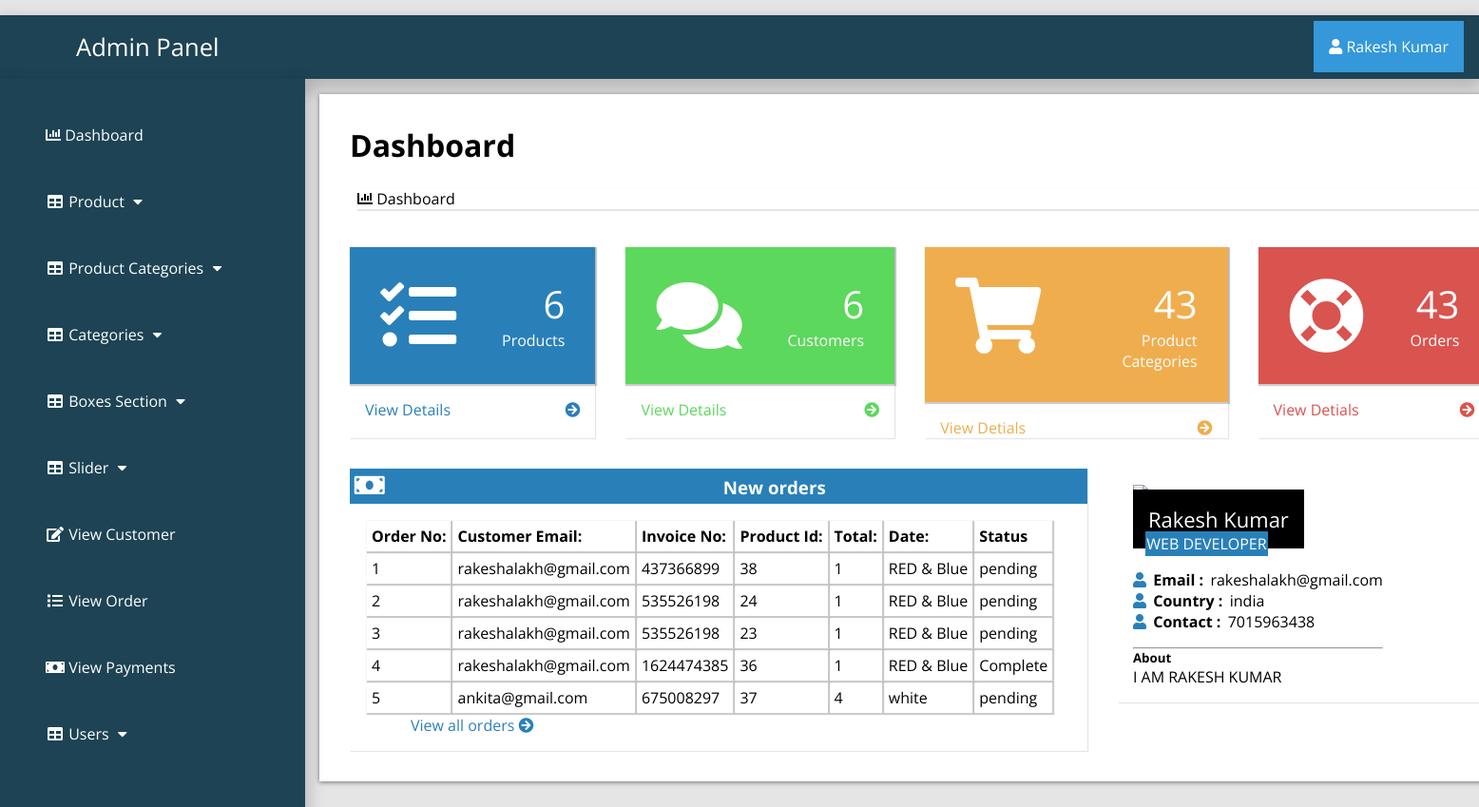
The page /admin_area/index.php?dashboard (signed in) on the database its author committed.
### tables this page shows
CREATE TABLE `customer_order` (
  `order_id` int(10) NOT NULL,
  `customer_id` int(10) NOT NULL,
  `product_id` int(100) NOT NULL,
  `due_amount` int(100) NOT NULL,
  `invoice_no` int(100) NOT NULL,
  `qty` int(10) NOT NULL,
  `size` text NOT NULL,
  `order_date` timestamp NOT NULL DEFAULT current_timestamp() ON UPDATE current_timestamp(),
  `order_status` text NOT NULL
);

CREATE TABLE `customers` (
  `customer_id` int(100) NOT NULL,
  `customer_name` varchar(255) NOT NULL,
  `customer_email` varchar(255) NOT NULL,
  `customer_pass` varchar(255) NOT NULL,
  `customer_country` text NOT NULL,
  `customer_city` text NOT NULL,
  `customer_contact` varchar(255) NOT NULL,
  `customer_address` text NOT NULL,
  `customer_image` text NOT NULL,
  `customer_ip` varchar(255) NOT NULL
);

### admin_area/dashboard.php (the view, shortened to what this page needs)
<?php
if (!isset($_SESSION['admin_email'])){
  echo "<script>window.open('login.php','_self')</script>";
  }else{
?>
<div class="row">
<div class="col-lg-12">
	<h1 class="page-header">Dashboard</h1>
	<ol class="breadcrumb">
		<li class="active"><i class="fa fa-bar-chart"></i> Dashboard </li>
	</ol>
  </div>
 <div class="row1">
 	<div class="col-lg-3 col-md-6">
 		<div class="panel panel-primary">
 			<div class="panel-heading">
 				<div class="row2">
 					<div class="col-xs-3">
 						<i class="fa fa-tasks fa-5x"></i>
 					</div>
 					<div class="col-xs-9 text-right">
 						<div class="huge"> <?php echo $count_pro ?> </div>
 						<div>Products</div>
 					</div>
 				</div>
 			</div>
 			<a href="index.php?view_product">
 				<div class="panel-footer">
 					<span class="pull-left"> View Details </span>
 					<span class="pull-right"> <i class="fa fa-arrow-circle-right"> </i></span>
 				</div>
 			</a>
 		</div>
 	</div>
 	<div class="col-lg-3 col-md-6">
 		<div class="panel panel-green">
 			<div class="panel-heading">
 				<div class="row2">
 					<div class="col-xs-3">
 						<i class="fa fa-comments fa-5x"></i>
 					</div>
 					<div class="col-xs-9 text-right">
 						<div class="huge"> <?php echo $count_cust ?> </div>
 						<div>Customers </div>
 					</div>
 				</div>
 			</div>
 			<a href="index.php?view_customer">
 				<div class="panel-footer">
 					<span class="pull-left"> View Details </span>
 					<span class="pull-right"> <i class="fa fa-arrow-circle-right"></i> </span>
 				</div>
 			</a>
 		</div>
 	</div>
 	<div class="col-lg-3 col-md-6">
 		<div class="panel panel-yellow">
 			<div class="panel-heading">
 				<div class="row2">
 					<div class="col-xs-3"> <i class="fa fa-shopping-cart fa-5x"></i>
 					</div>
 					<div class="col-xs-9 text-right">
 						<div class="huge"> <?php echo $count_p_cat ?> </div>
 						<div>Product Categories</div>
 					</div>
 				</div>
 			</div>
 			<a href="index.php?view_product_cat">
 				<div class="panel-footer">
 					<span class="pull-left"> View Detials </span>
 					<span class="pull-right"> <i class="fa fa-arrow-circle-right"></i> </span>
 				</div>
 			</a>
 		</div>
 	</div>
 	<div class="col-lg-3 col-md-6">
 		<div class="panel panel-red">
 			<div class="panel-heading">
 				<div class="row2">
 					<div class="col-xs-3"><i class="fa fa-support fa-5x"></i>
 			</div>
 			<div class="col-xs-9 text-right">
 				<div class="huge"> <?php echo $count_order ?> </div>
 				<div> Orders </div>
 			</div>
 		</div>
 	</div>
 	<a href="index.php?view_order">
 		<div class="panel-footer">
 					<span class="pull-left"> View Detials </span>
 					<span class="pull-right"> <i class="fa fa-arrow-circle-right"> </i> </span>
 				</div>
 	</a>
 </div>
</div>
</div>
<div class="row1">
	<div class="col-lg-8">
		<div class="panel panel-primary">
			<div class="panel-heading">
				<h3 class="panel-title">
					<i class="fa fa-money fa-fw"></i> New orders
				</h3>
			</div>
			<div class="panel-body">
				<div class="table-responsive">
					<table class="table table-bordered table-hover table-striped">
						<thead>
							<tr>
								<th>Order No:</th>
								<th>Customer Email:</th>
								<th>Invoice No:</th>
								<th>Product Id:</th>
								<th>Total:</th>
								<th>Date:</th>
								<th>Status</th>
							</tr>
						</thead>
						<tbody>
							<?php
                              $i=0;
                              $get_order="select * from customer_order order by 1 DESC LIMIT 0,5";
                              $run_order=mysqli_query($con,$get_order);
                              while ($row_order=mysqli_fetch_array($run_order)) {
                              	  $customer_id=$row_order['customer_id'];
                              	  $product_id=$row_order['product_id'];
                              	  $invoice_no=$row_order['invoice_no'];
                              	  $qty=$row_order['qty'];
                              	  $size=$row_order['size'];
                              	  $status=$row_order['order_status'];
                                $i++;
							  ?>
							<tr>
								<td><?php echo $i ?></td>
								<td>
									<?php
								$get_cust="select * from customers where customer_id='$customer_id'";
								$run_cust=mysqli_query($con,$get_cust);
								$row_customer=mysqli_fetch_array($run_cust);
								$customer_email=$row_customer['customer_email'];
								echo $customer_email;
								?>
								</td>
								<td><?php echo $invoice_no; ?></td>
								<td><?php echo $product_id; ?></td>
								<td><?php echo $qty; ?></td>
								<td><?php echo $size; ?></td>
								<td><?php echo $status ?></td>
							</tr>
						     <?php } ?>
						</tbody>
					</table>
				</div>
				<div class="text-right">
					<a href="index.php?view_order"> View all orders
						<i class="fa fa-arrow-circle-right"></i>
						 </a>
				</div>
			</div>
		</div>
	</div>
	<div class="col-md-4">
		<div class="panel">
			<div class="panel-body">
				<div class="thumb-info mb-md">
					<div class="thumb-info-title">
						<span class="thumb-info-inner"><?php echo $admin_name; ?></span><br>
						<span class="thumb-info-type"><?php echo $admin_job ?></span>
					</div>
				</div>
				<div class="mb-md">
					<div class="widget-content-expanded">
						<i class="fa fa-user"></i> <span>Email : </span> <?php echo $admin_email ?> <br>
						<i class="fa fa-user"></i> <span>Country : </span> <?php echo $admin_country ?> <br>
						<i class="fa fa-user"></i> <span>Contact : </span> <?php echo $admin_contact?> <br>
					</div>
				<hr class="dotted short">
				<h5 class="text-muted">About</h5>
				<p><?php echo $admin_about ?></p>
			</div>
		</div>
	</div>
</div>
</div>
</div>
<?php } ?>

### admin_area/includes/sidebar.php (shortened to what this page needs)
<?php
if (!isset($_SESSION['admin_email'])){
  echo "<script>window.open('login.php','_self')</script>";
  }else{
?>
<nav class="navbar navbar-inverse navbar-fixed-top" >
	<div class="navbar-header">
		<a href="index.php?dashboard" class="navbar-brand"><span>Admin Panel</span></a>
	</div>
		<div class="dropdown">
		 <button onclick="myFunction()" class="dropbtn"><i class="fa fa-user"></i> <?php echo $admin_name; ?></a></button>
		</div>
	<div class="collapse navbar-collapse navbar-ex1-collapse">
	<ul class="nav navbar-nav side-nav">
  <li>
    <a href="index.php?dashboard"><i class="fa fa-bar-chart"></i> Dashboard</a>
  </li>
  <li class="button-dropdown" id="#products">
    <a href="#" class="dropdown-toggle" data-toggle="collapse" data-target="#products"><i class="fa fa-fw fa-table"></i> Product <i class="fa fa-fw fa-caret-down"></i></a>
  </li>
  <li class="button-dropdown" id="#products_cat">
    <a href="#" class="dropdown-toggle" data-toggle="collapse" data-target="#products_cat"><i class="fa fa-fw fa-table"></i> Product Categories <i class="fa fa-fw fa-caret-down"></i></a>
  </li>
  <li class="button-dropdown" id="#category">
    <a href="#" class="dropdown-toggle" data-toggle="collapse" data-target="#category"><i class="fa fa-fw fa-table"></i> Categories <i class="fa fa-fw fa-caret-down"></i></a>
  </li>
<li class="button-dropdown" >
  <a href="#" class="dropdown-toggle" data-toggle="collapse" data-target="#boxes">
    <i class="fa fa-fw fa-table"></i> Boxes Section <i class="fa fa-fw fa-caret-down"></i>
  </a>
</li>
  <li class="button-dropdown">
    <a href="#" class="dropdown-toggle" data-toggle="collapse" data-target="#slider"><i class="fa fa-fw fa-table"></i>  Slider <i class="fa fa-fw fa-caret-down"></i></a>
  </li>
  <li>
  	<a href="index.php?view_customer">
  		<i class="fa fa-fw fa-edit"></i> View Customer
  	</a>
  </li>
  <li>
  	<a href="index.php?view_order">
  		<i class="fa fa-fw fa-list"></i> View Order
  	</a>
  </li>
  <li>
  	<a href="index.php?view_payments">
  		<i class="fa fa-fw fa-money"></i> View Payments
  	</a>
  </li>
  <li class="button-dropdown">
    <a href="#" class="dropdown-toggle" data-toggle="collapse" data-target="#users"><i class="fa fa-fw fa-table"></i>  Users <i class="fa fa-fw fa-caret-down"></i></a>
  </li>
</ul>
</div>
</nav>
<?php } ?>

### admin_area/css/style.css (style rules this page uses)
:root { --blue:#2980b9; }
body { margin-top: ; }
* { font-family: 'Open Sans', sans-serif; margin:0; padding:0; box-sizing: border-box; text-decoration: none; transition: all .2s cubic-bezier(.37,1.14,.26,1.24); }
html { background-color: rgba(0,0,0,.1); }
.navbar-fixed-top { background:#1d4354; padding: 1rem; margin-top: 1rem; box-shadow: 0px 8px 16px 4px rgba(0,0,0,0.2); margin-left: ; margin-right: ; }
.navbar-fixed-top a span { margin-left: 4rem; }
.navbar-fixed-top .navbar-brand { font-size: 1.6rem; color: #ffffff; }
.dropbtn { background-color: #3498DB; color: white; padding: 16px; font-size: 16px; border: none; cursor: pointer; }
.dropdown { position: relative; display: inline-block; float: right; margin-top: -2.8rem; }
.nav { position: absolute; top: 51px; margin-top: 32px; width: auto; height: 110%; border-radius: 0; display: block; background-color: #1d4354; bottom: 0; overflow: hidden; padding-bottom: 40px; box-shadow: 0px 8px 16px 4px rgba(0,0,0,0.2); margin-left: -1rem; }
.nav>li>a { width: 225px; display: block; color: #ffffff; margin: 3rem; }
.row { width: 81.2%; background-color: #ffffff; margin: auto; margin-left: 21rem; margin-top: 1rem; padding: 1rem; display: ; }
.row h1 { margin: 1rem; }
.row ol { list-style-type: none; margin: 1.5rem; box-shadow: 1px 1px 1px 1px rgba(0.1,0.1,0.1,0.1); }
.row1 { display: flex; background-color:; }
.col-lg-3 { display: inline-flex; }
.panel { text-align: left; box-shadow: 1px 1px 1px 0px rgba(0.1,0.1,0.1,0.1); margin: 1rem; background-color: #ffffff; padding: rem; }
.panel-footer { box-shadow: 1px 1px 1px 0px rgba(0.1,0.1,0.1,0.1); font-size: 1rem; margin: 1rem; }
.panel-footer span { margin:rem; }
.huge { font-size: 2.5rem; }
.row2 { display: flex; padding: 2rem; color: #ffffff; box-shadow: 1px 1px 1px 1px rgba(0.1,0.1,0.1,0.2); }
.text-right { text-align: right; margin-left: 3rem; }
.panel-primary .row2 { background-color: #2980b9; }
.panel-primary a { color: #2980b9; }
.panel-green .row2 { background-color: #5cd85c; }
.panel-green a { color: #5cd85c; }
.panel-yellow .row2 { background-color: #f0ad4e; color: #fff; }
.panel-yellow a { color: #f0ad4e; }
.panel-red .row2 { background-color: #d9534f; }
.panel-red a { color: #d9534f; }
.panel-heading .panel-title { background-color: #2980b9; color: #ffffff; padding: .3rem; }
.table-responsive .table-striped th { padding: 5px; box-shadow: 1px 1px 1px 1px rgba(0.1,0.1,0.1,0.2); }
.table-responsive .table-striped tbody td { box-shadow: 1px 1px 1px 1px rgba(0.1,0.1,0.1,0.2); padding:5px; }
.thumb-info-title .thumb-info-inner { background: #000; color: #ffffff; padding: 1rem; font-size: 22px; }
.thumb-info-title .thumb-info-type { background:#2980b9; padding:.1rem; color: #ffffff; margin-left: .8rem; }
.mb-md .widget-content-expanded { margin-top: 1rem; margin-bottom: 1rem; }
.mb-md .widget-content-expanded span { font-weight: bold; margin: .2rem; }
.mb-md .widget-content-expanded i { color:#2980b9; }
.row { list-style: none; box-shadow: 0 1px 5px rgba(0, 0, 0, 0.5); }
.row .fa-money { font-size: 1.6rem; width: 50%; text-align: left; }
.panel-body { display: flex; align-items: center; justify-content: left; padding: 1rem; flex-wrap: wrap; }

### rows shown on the page
customer_order: customer.customer_email "rakeshalakh@gmail.com", invoice_no "437366899", product "38", qty "1", size "RED & Blue", order_status "pending"
customer_order: customer.customer_email "rakeshalakh@gmail.com", invoice_no "535526198", product "24", qty "1", size "RED & Blue", order_status "pending"
customer_order: customer.customer_email "rakeshalakh@gmail.com", invoice_no "535526198", product "23", qty "1", size "RED & Blue", order_status "pending"
customer_order: customer.customer_email "rakeshalakh@gmail.com", invoice_no "1624474385", product "36", qty "1", size "RED & Blue", order_status "Complete"
customer_order: customer.customer_email "ankita@gmail.com", invoice_no "675008297", product "37", qty "4", size "white", order_status "pending"

### other values the page prints
$admin_name "Rakesh Kumar"
$count_pro "6"
$count_cust "6"
$count_p_cat "43"
$count_order "43"
$admin_job "WEB DEVELOPER"
$admin_email "rakeshalakh@gmail.com"
$admin_country "india"
$admin_contact "7015963438"
$admin_about "I AM RAKESH KUMAR"
